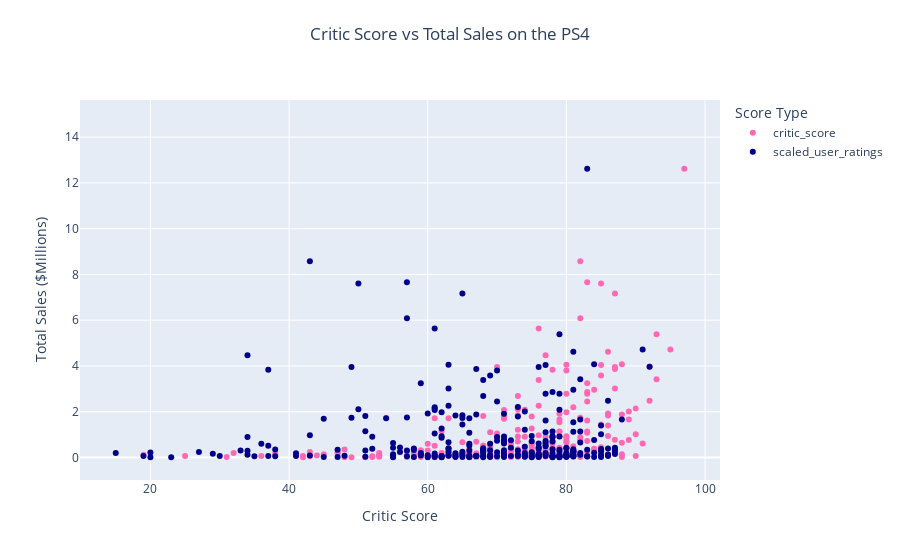

Notebook cell for this chart:
### Markdown cell above
### 3.5 Reviews and Sales on the PS4

Build a scatterplot of critic and user scores vs total sales on the PS4. Determine correlation to see how ratings may influence sales.

### Code cell
# Create scaled_user_ratings column
df['scaled_user_ratings'] = df['user_score'] * 10

# Create PS4 dataframe
ps4 = df[df['platform'] == 'PS4']

# Create scatterplot
fig = px.scatter(ps4, 
                 x=['critic_score', 'scaled_user_ratings'],
                 y='total_sales', 
                 title='Critic Score vs Total Sales on the PS4',
                 color_discrete_sequence=['hotpink','darkblue'],
                 hover_data=['name'])

# Update figure, center title, change xaxis title font size, change yaxis title font size
fig.update_layout(title={'y':0.95,
                            'x':0.5,
                            'xanchor': 'center',
                            'yanchor': 'top'},
                    xaxis_title='Critic Score',
                    yaxis_title='Total Sales ($Millions)',
                        legend_title_text='Score Type'
                        )


# Show figure
fig.show()

# Calculate the correlation coefficient between critic_score and total_sales on the PS4
print('Correlation Coefficient: ', ps4['critic_score'].corr(ps4['total_sales']))

# Calculate the correlation coefficient between user_score and total_sales on the PS4
print('Correlation Coefficient: ', ps4['scaled_user_ratings'].corr(ps4['total_sales']))

### Figure 1 — Plotly figure (JSON) as saved in the notebook; plotly's stock layout.template omitted (floating-point values rounded to 4 significant figures; data arrays with more than 128 entries replaced by an {"elided": "..."} marker saying what was removed)
{"data": [{"customdata": {"elided": "392x1 str values"}, "hovertemplate": "variable=critic_score<br>value=%{x}<br>total_sales=%{y}<br>name=%{customdata[0]}<extra></extra>", "legendgroup": "critic_score", "marker": {"color": "hotpink", "symbol": "circle"}, "mode": "markers", "name": "critic_score", "orientation": "v", "showlegend": true, "type": "scatter", "x": {"elided": "392 int values"}, "xaxis": "x", "y": {"elided": "392 float values"}, "yaxis": "y"}, {"customdata": {"elided": "392x1 str values"}, "hovertemplate": "variable=scaled_user_ratings<br>value=%{x}<br>total_sales=%{y}<br>name=%{customdata[0]}<extra></extra>", "legendgroup": "scaled_user_ratings", "marker": {"color": "darkblue", "symbol": "circle"}, "mode": "markers", "name": "scaled_user_ratings", "orientation": "v", "showlegend": true, "type": "scatter", "x": {"elided": "392 int values"}, "xaxis": "x", "y": {"elided": "392 float values"}, "yaxis": "y"}], "layout": {"legend": {"title": {"text": "Score Type"}, "tracegroupgap": 0}, "title": {"text": "Critic Score vs Total Sales on the PS4", "x": 0.5, "xanchor": "center", "y": 0.95, "yanchor": "top"}, "xaxis": {"anchor": "y", "domain": [0, 1], "title": {"text": "Critic Score"}}, "yaxis": {"anchor": "x", "domain": [0, 1], "title": {"text": "Total Sales ($Millions)"}}}}
